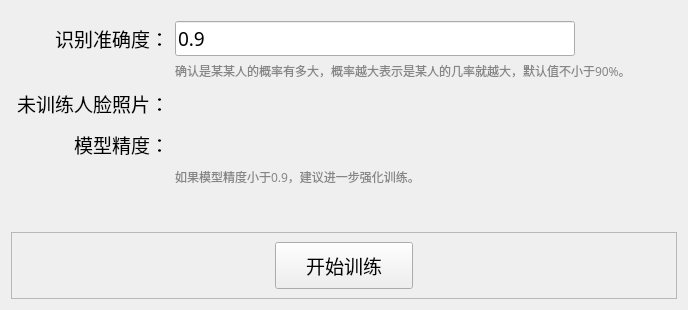
          <widget class="QWidget" name="modeltrainTab">
           <attribute name="icon">
            <iconset>
             <normaloff>../icon/training.png</normaloff>../icon/training.png</iconset>
           </attribute>
           <attribute name="title">
            <string>模型训练</string>
           </attribute>
           <layout class="QGridLayout" name="gridLayout_3">
            <item row="4" column="2">
             <widget class="QLabel" name="model_acc_label">
              <property name="sizePolicy">
               <sizepolicy hsizetype="Expanding" vsizetype="Preferred">
                <horstretch>0</horstretch>
                <verstretch>0</verstretch>
               </sizepolicy>
              </property>
              <property name="maximumSize">
               <size>
                <width>16777215</width>
                <height>16777215</height>
               </size>
              </property>
              <property name="font">
               <font>
                <family>新宋体</family>
                <pointsize>14</pointsize>
               </font>
              </property>
              <property name="text">
               <string/>
              </property>
              <property name="alignment">
               <set>Qt::AlignLeading|Qt::AlignLeft|Qt::AlignVCenter</set>
              </property>
             </widget>
            </item>
            <item row="6" column="1">
             <spacer name="verticalSpacer_4">
              <property name="orientation">
               <enum>Qt::Vertical</enum>
              </property>
              <property name="sizeHint" stdset="0">
               <size>
                <width>20</width>
                <height>40</height>
               </size>
              </property>
             </spacer>
            </item>
            <item row="1" column="1">
             <widget class="QLabel" name="label_5">
              <property name="font">
               <font>
                <family>新宋体</family>
                <pointsize>14</pointsize>
               </font>
              </property>
              <property name="text">
               <string>识别准确度：</string>
              </property>
              <property name="alignment">
               <set>Qt::AlignRight|Qt::AlignTrailing|Qt::AlignVCenter</set>
              </property>
             </widget>
            </item>
            <item row="2" column="2">
             <widget class="QLabel" name="label_14">
              <property name="font">
               <font>
                <family>新宋体</family>
               </font>
              </property>
              <property name="contextMenuPolicy">
               <enum>Qt::CustomContextMenu</enum>
              </property>
              <property name="text">
               <string>&lt;html&gt;&lt;head/&gt;&lt;body&gt;&lt;p&gt;&lt;span style=&quot; color:#868686;&quot;&gt;确认是某某人的概率有多大，概率越大表示是某人的几率就越大，默认值不小于90%。&lt;/span&gt;&lt;/p&gt;&lt;/body&gt;&lt;/html&gt;</string>
              </property>
             </widget>
            </item>
            <item row="3" column="2">
             <widget class="QLabel" name="untrained_num_label">
              <property name="sizePolicy">
               <sizepolicy hsizetype="Expanding" vsizetype="Preferred">
                <horstretch>0</horstretch>
                <verstretch>0</verstretch>
               </sizepolicy>
              </property>
              <property name="font">
               <font>
                <family>新宋体</family>
                <pointsize>14</pointsize>
               </font>
              </property>
              <property name="text">
               <string/>
              </property>
             </widget>
            </item>
            <item row="3" column="3">
             <spacer name="horizontalSpacer_7">
              <property name="orientation">
               <enum>Qt::Horizontal</enum>
              </property>
              <property name="sizeHint" stdset="0">
               <size>
                <width>40</width>
                <height>20</height>
               </size>
              </property>
             </spacer>
            </item>
            <item row="1" column="2">
             <widget class="QLineEdit" name="thresh_lineEdit">
              <property name="sizePolicy">
               <sizepolicy hsizetype="Expanding" vsizetype="Preferred">
                <horstretch>0</horstretch>
                <verstretch>0</verstretch>
               </sizepolicy>
              </property>
              <property name="maximumSize">
               <size>
                <width>400</width>
                <height>16777215</height>
               </size>
              </property>
              <property name="font">
               <font>
                <family>新宋体</family>
                <pointsize>14</pointsize>
               </font>
              </property>
              <property name="text">
               <string>0.9</string>
              </property>
             </widget>
            </item>
            <item row="3" column="1">
             <widget class="QLabel" name="label_4">
              <property name="minimumSize">
               <size>
                <width>0</width>
                <height>35</height>
               </size>
              </property>
              <property name="font">
               <font>
                <family>新宋体</family>
                <pointsize>14</pointsize>
               </font>
              </property>
              <property name="text">
               <string>未训练人脸照片：</string>
              </property>
              <property name="alignment">
               <set>Qt::AlignRight|Qt::AlignTrailing|Qt::AlignVCenter</set>
              </property>
             </widget>
            </item>
            <item row="4" column="1">
             <widget class="QLabel" name="label_12">
              <property name="minimumSize">
               <size>
                <width>0</width>
                <height>35</height>
               </size>
              </property>
              <property name="maximumSize">
               <size>
                <width>16777215</width>
                <height>16777215</height>
               </size>
              </property>
              <property name="font">
               <font>
                <family>新宋体</family>
                <pointsize>14</pointsize>
               </font>
              </property>
              <property name="text">
               <string>模型精度：</string>
              </property>
              <property name="alignment">
               <set>Qt::AlignRight|Qt::AlignTrailing|Qt::AlignVCenter</set>
              </property>
             </widget>
            </item>
            <item row="7" column="0" colspan="4">
             <widget class="QFrame" name="frame_5">
              <property name="minimumSize">
               <size>
                <width>0</width>
                <height>0</height>
               </size>
              </property>
              <property name="font">
               <font>
                <family>新宋体</family>
                <pointsize>14</pointsize>
               </font>
              </property>
              <property name="frameShape">
               <enum>QFrame::StyledPanel</enum>
              </property>
              <property name="frameShadow">
               <enum>QFrame::Raised</enum>
              </property>
              <layout class="QGridLayout" name="gridLayout_12">
               <item row="0" column="0">
                <spacer name="horizontalSpacer_12">
                 <property name="orientation">
                  <enum>Qt::Horizontal</enum>
                 </property>
                 <property name="sizeHint" stdset="0">
                  <size>
                   <width>189</width>
                   <height>20</height>
                  </size>
                 </property>
                </spacer>
               </item>
               <item row="0" column="1">
                <widget class="QPushButton" name="train_btn">
                 <property name="sizePolicy">
                  <sizepolicy hsizetype="Preferred" vsizetype="Preferred">
                   <horstretch>0</horstretch>
                   <verstretch>0</verstretch>
                  </sizepolicy>
                 </property>
                 <property name="maximumSize">
                  <size>
                   <width>300</width>
                   <height>16777215</height>
                  </size>
                 </property>
                 <property name="font">
                  <font>
                   <family>新宋体</family>
                   <pointsize>14</pointsize>
                  </font>
                 </property>
                 <property name="focusPolicy">
                  <enum>Qt::NoFocus</enum>
                 </property>
                 <property name="styleSheet">
                  <string notr="true">padding-left: 30px; 
padding-right: 30px;
padding-top: 8px; 
padding-bottom: 8px;</string>
                 </property>
                 <property name="text">
                  <string>开始训练</string>
                 </property>
                 <property name="icon">
                  <iconset>
                   <normaloff>../icon/start_training.png</normaloff>../icon/start_training.png</iconset>
                 </property>
                 <property name="iconSize">
                  <size>
                   <width>24</width>
                   <height>24</height>
                  </size>
                 </property>
                </widget>
               </item>
               <item row="0" column="2">
                <spacer name="horizontalSpacer_13">
                 <property name="orientation">
                  <enum>Qt::Horizontal</enum>
                 </property>
                 <property name="sizeHint" stdset="0">
                  <size>
                   <width>189</width>
                   <height>20</height>
                  </size>
                 </property>
                </spacer>
               </item>
              </layout>
             </widget>
            </item>
            <item row="5" column="2">
             <widget class="QLabel" name="label_15">
              <property name="font">
               <font>
                <family>新宋体</family>
               </font>
              </property>
              <property name="text">
               <string>&lt;html&gt;&lt;head/&gt;&lt;body&gt;&lt;p&gt;&lt;span style=&quot; color:#868686;&quot;&gt;如果模型精度小于0.9，建议进一步强化训练。&lt;/span&gt;&lt;/p&gt;&lt;/body&gt;&lt;/html&gt;</string>
              </property>
             </widget>
            </item>
            <item row="0" column="1">
             <spacer name="verticalSpacer_3">
              <property name="orientation">
               <enum>Qt::Vertical</enum>
              </property>
              <property name="sizeType">
               <enum>QSizePolicy::Fixed</enum>
              </property>
              <property name="sizeHint" stdset="0">
               <size>
                <width>20</width>
                <height>10</height>
               </size>
              </property>
             </spacer>
            </item>
           </layout>
          </widget>
